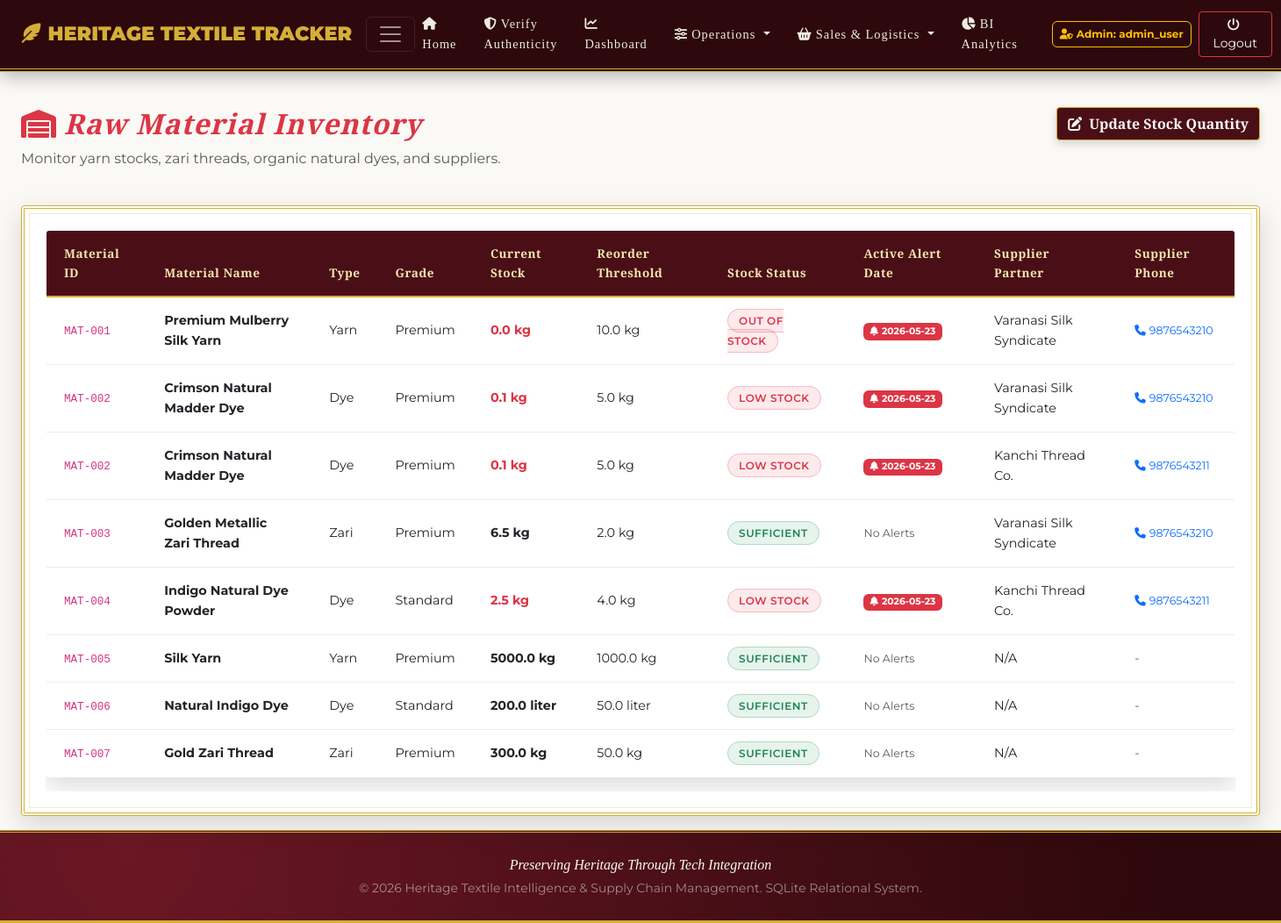
The page /inventory (signed in) on the database its author committed.
### tables this page shows
CREATE TABLE raw_materials (
    material_id INTEGER PRIMARY KEY AUTOINCREMENT,
    material_name TEXT NOT NULL,
    material_type TEXT NOT NULL CHECK (material_type IN ('Yarn', 'Dye', 'Zari', 'Chemical', 'Other')),
    dye_type TEXT NOT NULL DEFAULT 'None' CHECK (dye_type IN ('Natural', 'Synthetic', 'None')),
    unit_of_measure TEXT NOT NULL,
    stock_quantity REAL NOT NULL DEFAULT 0.0 CHECK (stock_quantity >= 0.0),
    reorder_level REAL NOT NULL CHECK (reorder_level >= 0.0),
    cost_per_unit REAL NOT NULL CHECK (cost_per_unit >= 0.0),
    quality_grade TEXT NOT NULL CHECK (quality_grade IN ('Premium', 'Standard', 'Economy')),
    eco_friendly INTEGER NOT NULL DEFAULT 0 CHECK (eco_friendly IN (0, 1)) -- 1 for Eco-friendly, 0 otherwise
);

CREATE TABLE suppliers (
    supplier_id INTEGER PRIMARY KEY AUTOINCREMENT,
    supplier_name TEXT NOT NULL,
    contact_person TEXT,
    phone TEXT UNIQUE NOT NULL,
    email TEXT UNIQUE,
    address TEXT,
    sustainability_rating REAL CHECK (sustainability_rating IS NULL OR (sustainability_rating >= 1.0 AND sustainability_rating <= 5.0))
);

### app.py (the view, shortened to what this page needs)
@app.route("/inventory", methods=["GET", "POST"])
def inventory():
    if not is_logged_in():
        return redirect(url_for("login"))
    conn = get_db_connection()
    inventory_list = conn.execute("SELECT * FROM vw_inventory_status").fetchall()
    materials_select = conn.execute("SELECT material_id, material_name FROM raw_materials").fetchall()
    conn.close()
    return render_template("inventory.html", inventory_list=inventory_list, materials_select=materials_select)

### app.py (called while the page is built)
def get_db_connection():
    conn = sqlite3.connect(DB_PATH)
    conn.execute("PRAGMA foreign_keys = ON;")
    conn.row_factory = sqlite3.Row
    return conn

def is_logged_in():
    return "user_id" in session

### templates/inventory.html (shortened to what this page needs)
{% extends "base.html" %}
{% block content %}
<div class="row mb-4">
    <div class="col-md-8">
        <h2 class="text-danger font-serif-italic"><i class="fa-solid fa-warehouse me-2"></i>Raw Material Inventory</h2>
        <p class="text-muted">Monitor yarn stocks, zari threads, organic natural dyes, and suppliers.</p>
    </div>
    <div class="col-md-4 text-md-end mt-2 mt-md-0">
        {% if session.get('role') in ['Admin', 'Inventory Manager'] %}
            <button class="btn btn-maroon" data-bs-toggle="collapse" data-bs-target="#updateStockForm">
                <i class="fa-solid fa-pen-to-square me-2"></i>Update Stock Quantity
            </button>
        {% endif %}
    </div>
</div>
<div class="zari-box bg-white p-4">
    <div class="table-responsive">
        <table class="table table-hover table-heritage align-middle">
            <thead>
                <tr>
                    <th>Material ID</th>
                    <th>Material Name</th>
                    <th>Type</th>
                    <th>Grade</th>
                    <th>Current Stock</th>
                    <th>Reorder Threshold</th>
                    <th>Stock Status</th>
                    <th>Active Alert Date</th>
                    <th>Supplier Partner</th>
                    <th>Supplier Phone</th>
                </tr>
            </thead>
            <tbody>
                {% for item in inventory_list %}
                    <tr>
                        <td><code>MAT-{{ "%03d"|format(item.material_id) }}</code></td>
                        <td>
                            <strong>{{ item.material_name }}</strong>
                        </td>
                        <td>{{ item.material_type }}</td>
                        <td>{{ item.quality_grade }}</td>
                        <td>
                            <strong class="{% if item.stock_status in ['Low Stock', 'Out of Stock'] %}text-danger{% else %}text-dark{% endif %}">
                                {{ item.stock_quantity }} {{ item.unit_of_measure }}
                            </strong>
                        </td>
                        <td>{{ item.reorder_level }} {{ item.unit_of_measure }}</td>
                        <td>
                            <span class="badge-status badge-status-{{ item.stock_status.lower().replace(' ', '') }}">
                                {{ item.stock_status }}
                            </span>
                        </td>
                        <td>
                            {% if item.last_alert_date != 'No Active Alert' %}
                                <span class="badge bg-danger"><i class="fa-solid fa-bell me-1"></i>{{ item.last_alert_date }}</span>
                            {% else %}
                                <span class="text-muted small">No Alerts</span>
                            {% endif %}
                        </td>
                        <td>{{ item.supplier_name or 'N/A' }}</td>
                        <td>
                            {% if item.supplier_phone %}
                                <a href="tel:{{ item.supplier_phone }}" class="text-decoration-none small"><i class="fa-solid fa-phone me-1"></i>{{ item.supplier_phone }}</a>
                            {% else %}
                                <span class="text-muted">-</span>
                            {% endif %}
                        </td>
                    </tr>
                {% else %}
                    <tr>
                        <td colspan="10" class="text-center py-4 text-muted">No inventory records found.</td>
                    </tr>
                {% endfor %}
            </tbody>
        </table>
    </div>
</div>
{% endblock %}

### static/css/style.css (style rules this page uses)
:root { --royal-maroon-dark: #2D080C; --royal-maroon: #4A0E17; --royal-maroon-light: #6B1724; --royal-gold: #D4AF37; --royal-gold-light: #F3E5AB; --royal-gold-dark: #996515; --ivory: #FAF9F5; --ivory-dark: #EFECE1; --charcoal: #201311; --bronze: #8C6239; --glass-white: rgba(255, 255, 255, 0.9); --glass-maroon: rgba(74, 14, 23, 0.85); --shadow-premium: 0 10px 30px rgba(0, 0, 0, 0.15); --shadow-gold-glow: 0 0 15px rgba(212, 175, 55, 0.4); --zari-border: 4px double var(--royal-gold); }
body { background-color: var(--ivory); color: var(--charcoal); font-family: 'Montserrat', sans-serif; font-weight: 400; line-height: 1.6; overflow-x: hidden; }
h1, h2, h3, h4, h5, h6, .brand-title { font-family: 'Cinzel', serif; font-weight: 700; letter-spacing: 1px; }
.font-serif-italic { font-family: 'Playfair Display', serif; font-style: italic; }
.bg-heritage-pattern { background-color: var(--ivory); background-image: radial-gradient(var(--royal-gold-light) 0.5px, transparent 0.5px), radial-gradient(var(--royal-gold-light) 0.5px, var(--ivory) 0.5px); background-size: 20px 20px; background-position: 0 0, 10px 10px; }
.zari-box { border: 4px double var(--royal-gold); background-color: var(--glass-white); padding: 20px; border-radius: 4px; box-shadow: var(--shadow-premium); position: relative; overflow: hidden; }
.zari-box::before { content: ''; position: absolute; top: 5px; left: 5px; right: 5px; bottom: 5px; border: 1px solid rgba(212, 175, 55, 0.25); pointer-events: none; }
.btn-maroon { background-color: var(--royal-maroon); color: var(--ivory) !important; font-family: 'Cinzel', serif; font-weight: 700; border: 1px solid var(--royal-gold); box-shadow: 0 4px 10px rgba(0, 0, 0, 0.15); transition: all 0.3s ease; border-radius: 4px; }
.table-heritage { background-color: var(--glass-white); border-radius: 4px; overflow: hidden; box-shadow: var(--shadow-premium); border: 1px solid var(--ivory-dark); }
.table-heritage thead th { background-color: var(--royal-maroon); color: var(--royal-gold-light); font-family: 'Cinzel', serif; font-weight: 700; letter-spacing: 0.5px; font-size: 0.85rem; padding: 15px 20px; border: none; border-bottom: 2px solid var(--royal-gold); }
.table-heritage tbody td { padding: 15px 20px; vertical-align: middle; font-size: 0.9rem; border-bottom: 1px solid var(--ivory-dark); }
.table-heritage tbody tr { transition: background-color 0.2s ease; }
.badge-status { font-weight: 600; padding: 5px 12px; border-radius: 20px; font-size: 0.75rem; text-transform: uppercase; letter-spacing: 0.5px; }
.badge-status-completed, .badge-status-passed, .badge-status-sufficient { background-color: rgba(25, 135, 84, 0.1) !important; color: #198754 !important; border: 1px solid rgba(25, 135, 84, 0.25); }
.badge-status-failed, .badge-status-lowstock, .badge-status-delayed, .badge-status-outofstock { background-color: rgba(220, 53, 69, 0.1) !important; color: #dc3545 !important; border: 1px solid rgba(220, 53, 69, 0.25); }

### rows shown on the page
raw_materials: material_id "001", material_name "Premium Mulberry Silk Yarn", material_type "Yarn", quality_grade "Premium", stock_quantity "0.0", unit_of_measure "kg", reorder_level "10.0", stock_status "OUT OF STOCK", last_alert_date "2026-05-23", supplier_name "Varanasi Silk Syndicate", supplier_phone "9876543210"
raw_materials: material_id "002", material_name "Crimson Natural Madder Dye", material_type "Dye", quality_grade "Premium", stock_quantity "0.1", unit_of_measure "kg", reorder_level "5.0", stock_status "LOW STOCK", last_alert_date "2026-05-23", supplier_name "Varanasi Silk Syndicate", supplier_phone "9876543210", supplier_name "Kanchi Thread Co.", supplier_phone "9876543211"
raw_materials: material_id "003", material_name "Golden Metallic Zari Thread", material_type "Zari", quality_grade "Premium", stock_quantity "6.5", unit_of_measure "kg", reorder_level "2.0", stock_status "SUFFICIENT", shows "No Alerts", supplier_name "Varanasi Silk Syndicate", supplier_phone "9876543210"
raw_materials: material_id "004", material_name "Indigo Natural Dye Powder", material_type "Dye", quality_grade "Standard", stock_quantity "2.5", unit_of_measure "kg", reorder_level "4.0", stock_status "LOW STOCK", last_alert_date "2026-05-23", supplier_name "Kanchi Thread Co.", supplier_phone "9876543211"
raw_materials: material_id "005", material_name "Silk Yarn", material_type "Yarn", quality_grade "Premium", stock_quantity "5000.0", unit_of_measure "kg", reorder_level "1000.0", stock_status "SUFFICIENT", shows "No Alerts", supplier_name "N/A"
raw_materials: material_id "006", material_name "Natural Indigo Dye", material_type "Dye", quality_grade "Standard", stock_quantity "200.0", unit_of_measure "liter", reorder_level "50.0", stock_status "SUFFICIENT", shows "No Alerts", supplier_name "N/A"
raw_materials: material_id "007", material_name "Gold Zari Thread", material_type "Zari", quality_grade "Premium", stock_quantity "300.0", unit_of_measure "kg", reorder_level "50.0", stock_status "SUFFICIENT", shows "No Alerts", supplier_name "N/A"

### other values the page prints
{{ session.get('role') }} "Admin"
{{ session.get('username') }} "admin_user"
